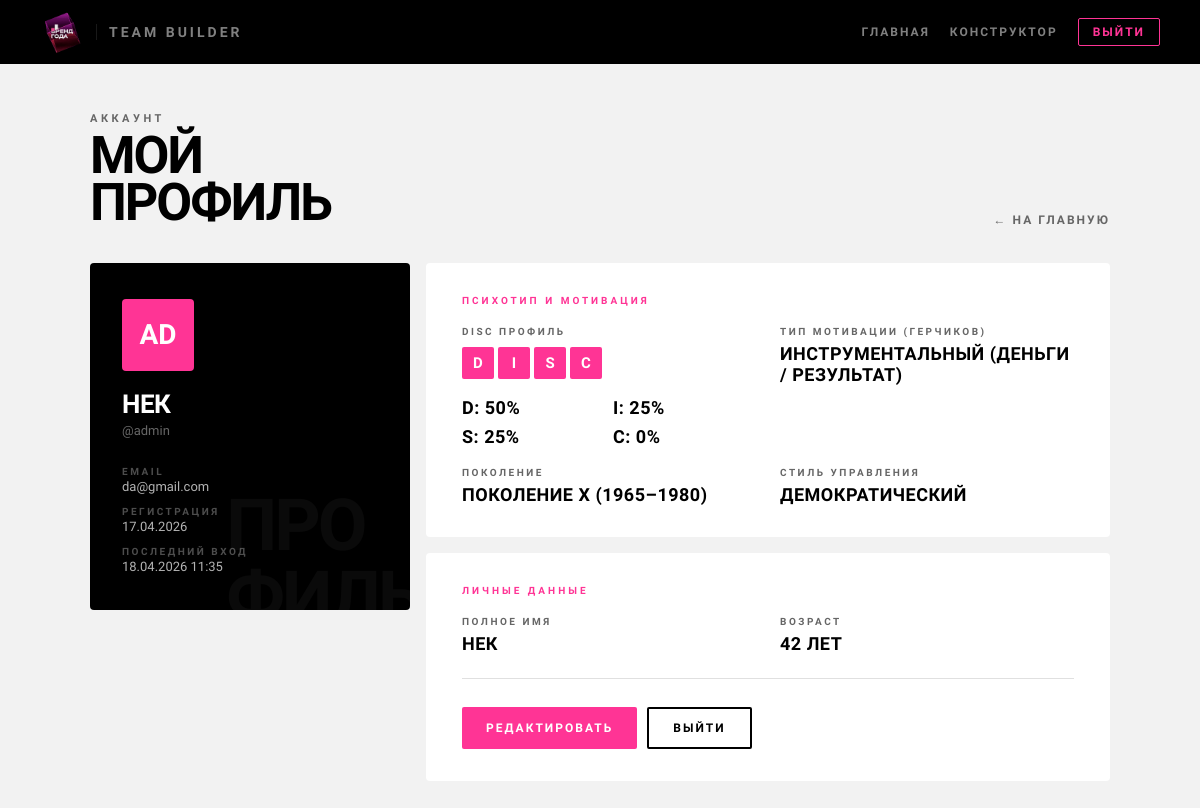
The page /profile/ (signed in) on the database its author committed.
### core/models.py (models this page shows, shortened)
class CustomUser(AbstractUser):
    is_manager  = models.BooleanField(default=True,  verbose_name="Руководитель")
    is_employee = models.BooleanField(default=False, verbose_name="Сотрудник")
    disc_profile = models.JSONField(
        null=True,
        blank=True,
        verbose_name="DISC профиль руководителя",
        help_text='{"D": 80, "I": 40, "S": 30, "C": 60}'
    )
    gerchikov_type = models.CharField(
        max_length=50,
        choices=GERCHIKOV_CHOICES,
        null=True,
        blank=True,
        verbose_name="Тип мотивации по Герчикову"
    )
    age        = models.PositiveIntegerField(null=True, blank=True, verbose_name="Возраст")
    generation = models.CharField(
        max_length=10,
        choices=GENERATION_CHOICES,
        null=True,
        blank=True,
        verbose_name="Поколение"
    )
    leadership_style = models.CharField(
        max_length=50,
        choices=[
            ('authoritarian', 'Авторитарный'),
            ('democratic',    'Демократический'),
            ('coaching',      'Коучинг'),
            ('delegating',    'Делегирующий'),
        ],
        null=True,
        blank=True,
        verbose_name="Стиль управления"
    )
    role_style = models.TextField(blank=True, verbose_name="Описание стиля управления")
    class Meta:
        verbose_name        = "Пользователь"
        verbose_name_plural = "Пользователи"

### core/views.py (the view)
# urls.py: path('profile/', profile_view, name='profile'),
@login_required
def profile_view(request):
    user = request.user
    return render(request, 'profile.html', {'user': user})

### templates/profile.html (shortened to what this page needs)
{% load static %}
<!DOCTYPE html>
<html lang="ru">
<head>
    <link rel="stylesheet" href="{% static 'css/base.css' %}">
    <link rel="stylesheet" href="{% static 'css/profile.css' %}">
</head>
<body>
<header class="header">
    <a href="/" class="logo">
        <img src="{% static 'img/logo.caf05db1.gif' %}" alt="Бренд года" class="logo-img">
        <span class="logo-app-name">Team Builder</span>
    </a>
    <nav class="header-nav">
        <a href="/" class="nav-link">Главная</a>
        <a href="/constructor/" class="nav-link">Конструктор</a>
        <a href="{% url 'logout' %}" class="btn-logout">Выйти</a>
    </nav>
</header>
    <main class="page">
        <div class="page-header">
            <div>
                <p class="breadcrumb">Аккаунт</p>
                <h1 class="page-title">Мой<br>профиль</h1>
            </div>
            <a href="/" class="btn-back">← На главную</a>
        </div>
        <div class="profile-grid">
            <div class="identity-card">
                <div class="avatar-block">
                    {{ user.username|slice:":1"|upper }}{{ user.username|slice:"1:2"|upper }}
                </div>
                <div class="user-fullname">{{ user.get_full_name|default:user.username }}</div>
                <div class="user-username">@{{ user.username }}</div>
                <div class="meta-row">
                    <div class="meta-item">
                        <span class="meta-label">Email</span>
                        <span class="meta-value">{{ user.email|default:"—" }}</span>
                    </div>
                    <div class="meta-item">
                        <span class="meta-label">Регистрация</span>
                        <span class="meta-value">{{ user.date_joined|date:"d.m.Y" }}</span>
                    </div>
                    <div class="meta-item">
                        <span class="meta-label">Последний вход</span>
                        <span class="meta-value">{{ user.last_login|date:"d.m.Y H:i"|default:"—" }}</span>
                    </div>
                </div>
            </div>
            <div class="data-panel">
                <div class="section-card">
                    <p class="section-eyebrow">Психотип и мотивация</p>
                    <div class="fields-grid">
                        <div class="field">
                            <span class="field-label">DISC профиль</span>
                            {% if user.disc_profile %}
                                <div class="disc-badge">
                                    <span class="disc-letter {% if 'D' in user.disc_profile %}active{% endif %}">D</span>
                                    <span class="disc-letter {% if 'I' in user.disc_profile %}active{% endif %}">I</span>
                                    <span class="disc-letter {% if 'S' in user.disc_profile %}active{% endif %}">S</span>
                                    <span class="disc-letter {% if 'C' in user.disc_profile %}active{% endif %}">C</span>
                                </div>
                                <div style="margin-top: 12px; display: grid; grid-template-columns: repeat(2, minmax(90px, 1fr)); gap: 8px;">
                                    <span class="field-value">D: {{ user.disc_profile.D }}%</span>
                                    <span class="field-value">I: {{ user.disc_profile.I }}%</span>
                                    <span class="field-value">S: {{ user.disc_profile.S }}%</span>
                                    <span class="field-value">C: {{ user.disc_profile.C }}%</span>
                                </div>
                            {% else %}
                                <span class="field-value empty">Надо пройти тест</span>
                                <a href="{% url 'profile_disc_test' %}" class="btn-primary" style="margin-top: 10px; align-self: flex-start;">Пройти тест</a>
                            {% endif %}
                        </div>
                        <div class="field">
                            <span class="field-label">Тип мотивации (Герчиков)</span>
                            <span class="field-value {% if not user.get_gerchikov_type_display %}empty{% endif %}">
                                {{ user.get_gerchikov_type_display|default:"Не указан" }}
                            </span>
                        </div>
                        <div class="field">
                            <span class="field-label">Поколение</span>
                            <span class="field-value {% if not user.get_generation_display %}empty{% endif %}">
                                {{ user.get_generation_display|default:"Не указано" }}
                            </span>
                        </div>
                        <div class="field">
                            <span class="field-label">Стиль управления</span>
                            <span class="field-value {% if not user.get_leadership_style_display %}empty{% endif %}">
                                {{ user.get_leadership_style_display|default:"Не указан" }}
                            </span>
                        </div>
                    </div>
                </div>
                <div class="section-card">
                    <p class="section-eyebrow">Личные данные</p>
                    <div class="fields-grid">
                        <div class="field">
                            <span class="field-label">Полное имя</span>
                            <span class="field-value {% if not user.get_full_name %}empty{% endif %}">
                                {{ user.get_full_name|default:"Не указано" }}
                            </span>
                        </div>
                        <div class="field">
                            <span class="field-label">Возраст</span>
                            <span class="field-value {% if not user.age %}empty{% endif %}">
                                {% if user.age %}{{ user.age }} лет{% else %}Не указан{% endif %}
                            </span>
                        </div>
                    </div>
                    <div class="divider"></div>
                    <div class="actions">
                        <a href="{% url 'profile_edit' %}" class="btn-primary">Редактировать</a>
                        <a href="{% url 'logout' %}" class="btn-secondary">Выйти</a>
                    </div>
                </div>
            </div>
        </div>
    </main>
</body>
</html>

### static/css/base.css (style rules this page uses)
*, *::before, *::after { box-sizing: border-box; margin: 0; padding: 0; }
:root { --black: #000000; --white: #FFFFFF; --pink: #FF3495; --gray-bg: #F2F2F2; --gray-text: #666666; --border: #E0E0E0; --font-heading: 'Barlow Condensed', sans-serif; --font-body: 'Barlow Semi Condensed', sans-serif; }
body { font-family: var(--font-body); background: var(--gray-bg); color: var(--black); min-height: 100vh; }
.header { background: var(--black); padding: 0 40px; height: 64px; display: flex; align-items: center; justify-content: space-between; }
.logo { display: flex; align-items: center; gap: 12px; text-decoration: none; }
.logo-img { height: 44px; width: auto; display: block; }
.logo-app-name, .logo-name { font-family: var(--font-heading); font-weight: 800; font-size: 14px; color: var(--white); letter-spacing: 3px; text-transform: uppercase; opacity: 0.5; padding-left: 12px; border-left: 1px solid rgba(255,255,255,0.2); }
.header-nav { display: flex; align-items: center; gap: 20px; }
.nav-link { font-family: var(--font-heading); font-size: 12px; font-weight: 700; letter-spacing: 2px; text-transform: uppercase; color: rgba(255,255,255,0.5); text-decoration: none; }
.btn-logout { font-family: var(--font-heading); font-size: 12px; font-weight: 700; letter-spacing: 2px; text-transform: uppercase; color: var(--pink); text-decoration: none; border: 1px solid var(--pink); padding: 6px 14px; border-radius: 2px; transition: background 0.15s, color 0.15s; }
.btn-primary { display: inline-flex; align-items: center; gap: 8px; background: var(--pink); color: var(--white); font-family: var(--font-heading); font-weight: 800; font-size: 12px; letter-spacing: 2px; text-transform: uppercase; text-decoration: none; padding: 13px 24px; border: none; border-radius: 2px; cursor: pointer; transition: background 0.15s; }
.btn-secondary { display: inline-flex; align-items: center; gap: 8px; background: transparent; color: var(--black); font-family: var(--font-heading); font-weight: 800; font-size: 12px; letter-spacing: 2px; text-transform: uppercase; text-decoration: none; padding: 12px 24px; border: 2px solid var(--black); border-radius: 2px; cursor: pointer; transition: background 0.15s, color 0.15s; }
.page { max-width: 1100px; margin: 0 auto; padding: 48px 40px; }

### templates/profile.html (style rules this page uses)
.page-header { display: flex; align-items: flex-end; justify-content: space-between; margin-bottom: 36px; }
.btn-back { display: inline-flex; align-items: center; gap: 8px; font-family: var(--font-heading); font-weight: 700; font-size: 12px; letter-spacing: 2px; text-transform: uppercase; color: var(--gray-text); text-decoration: none; transition: color 0.15s; }

### rows shown on the page
CustomUser: username "A", username "D", get_full_name "НЕК", username "admin", email "da@gmail.com", date_joined "17.04.2026", last_login "18.04.2026 11:35", disc_profile.D "50", disc_profile.I "25", disc_profile.S "25", disc_profile.C "0", gerchikov_type "ИНСТРУМЕНТАЛЬНЫЙ (ДЕНЬГИ / РЕЗУЛЬТАТ)", generation "ПОКОЛЕНИЕ X (1965–1980)", leadership_style "ДЕМОКРАТИЧЕСКИЙ", age "42"
